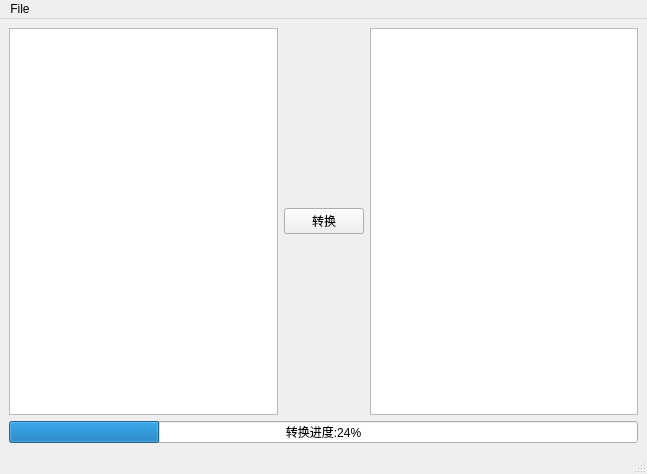
<?xml version="1.0" encoding="UTF-8"?>
<ui version="4.0">
 <class>MainWindow</class>
 <widget class="QMainWindow" name="MainWindow">
  <property name="geometry">
   <rect>
    <x>0</x>
    <y>0</y>
    <width>647</width>
    <height>474</height>
   </rect>
  </property>
  <property name="windowTitle">
   <string>MainWindow</string>
  </property>
  <widget class="QWidget" name="centralwidget">
   <layout class="QVBoxLayout" name="verticalLayout">
    <item>
     <layout class="QHBoxLayout" name="horizontalLayout">
      <item>
       <widget class="QListView" name="listView"/>
      </item>
      <item>
       <widget class="QPushButton" name="pushButton">
        <property name="text">
         <string>转换</string>
        </property>
       </widget>
      </item>
      <item>
       <widget class="QListView" name="listView_2"/>
      </item>
     </layout>
    </item>
    <item>
     <widget class="QProgressBar" name="progressBar">
      <property name="value">
       <number>24</number>
      </property>
      <property name="textVisible">
       <bool>true</bool>
      </property>
      <property name="invertedAppearance">
       <bool>false</bool>
      </property>
      <property name="format">
       <string>转换进度:%p%</string>
      </property>
     </widget>
    </item>
   </layout>
  </widget>
  <widget class="QMenuBar" name="menubar">
   <property name="geometry">
    <rect>
     <x>0</x>
     <y>0</y>
     <width>647</width>
     <height>24</height>
    </rect>
   </property>
   <widget class="QMenu" name="menuFile">
    <property name="title">
     <string>File</string>
    </property>
    <addaction name="actionset_output_path"/>
   </widget>
   <addaction name="menuFile"/>
  </widget>
  <widget class="QStatusBar" name="statusbar"/>
  <action name="actionset_output_path">
   <property name="text">
    <string>设置输出目录</string>
   </property>
  </action>
 </widget>
 <resources/>
 <connections/>
</ui>
